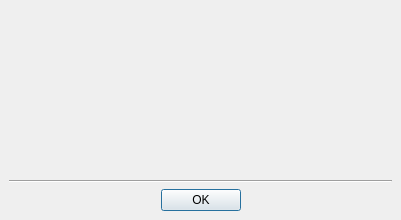
<ui version="4.0" >
 <class>InformationDialog</class>
 <widget class="QDialog" name="InformationDialog" >
  <property name="geometry" >
   <rect>
    <x>0</x>
    <y>0</y>
    <width>401</width>
    <height>220</height>
   </rect>
  </property>
  <property name="windowTitle" >
   <string/>
  </property>
  <layout class="QVBoxLayout" >
   <property name="spacing" >
    <number>6</number>
   </property>
   <property name="leftMargin" >
    <number>9</number>
   </property>
   <property name="topMargin" >
    <number>9</number>
   </property>
   <property name="rightMargin" >
    <number>9</number>
   </property>
   <property name="bottomMargin" >
    <number>9</number>
   </property>
   <item>
    <widget class="QLabel" name="w_browser" >
     <property name="sizePolicy" >
      <sizepolicy vsizetype="Preferred" hsizetype="Preferred" >
       <horstretch>0</horstretch>
       <verstretch>1</verstretch>
      </sizepolicy>
     </property>
     <property name="text" >
      <string/>
     </property>
     <property name="textFormat" >
      <enum>Qt::RichText</enum>
     </property>
     <property name="alignment" >
      <set>Qt::AlignLeading|Qt::AlignLeft|Qt::AlignTop</set>
     </property>
     <property name="wordWrap" >
      <bool>true</bool>
     </property>
     <property name="textInteractionFlags" >
      <set>Qt::TextBrowserInteraction</set>
     </property>
    </widget>
   </item>
   <item>
    <widget class="Line" name="line" >
     <property name="orientation" >
      <enum>Qt::Horizontal</enum>
     </property>
    </widget>
   </item>
   <item>
    <widget class="QDialogButtonBox" name="w_buttons" >
     <property name="orientation" >
      <enum>Qt::Horizontal</enum>
     </property>
     <property name="standardButtons" >
      <set>QDialogButtonBox::Ok</set>
     </property>
     <property name="centerButtons" >
      <bool>true</bool>
     </property>
    </widget>
   </item>
  </layout>
 </widget>
 <resources/>
 <connections>
  <connection>
   <sender>w_buttons</sender>
   <signal>accepted()</signal>
   <receiver>Information</receiver>
   <slot>accept()</slot>
   <hints>
    <hint type="sourcelabel" >
     <x>248</x>
     <y>254</y>
    </hint>
    <hint type="destinationlabel" >
     <x>157</x>
     <y>274</y>
    </hint>
   </hints>
  </connection>
  <connection>
   <sender>w_buttons</sender>
   <signal>rejected()</signal>
   <receiver>Information</receiver>
   <slot>reject()</slot>
   <hints>
    <hint type="sourcelabel" >
     <x>316</x>
     <y>260</y>
    </hint>
    <hint type="destinationlabel" >
     <x>286</x>
     <y>274</y>
    </hint>
   </hints>
  </connection>
 </connections>
</ui>
